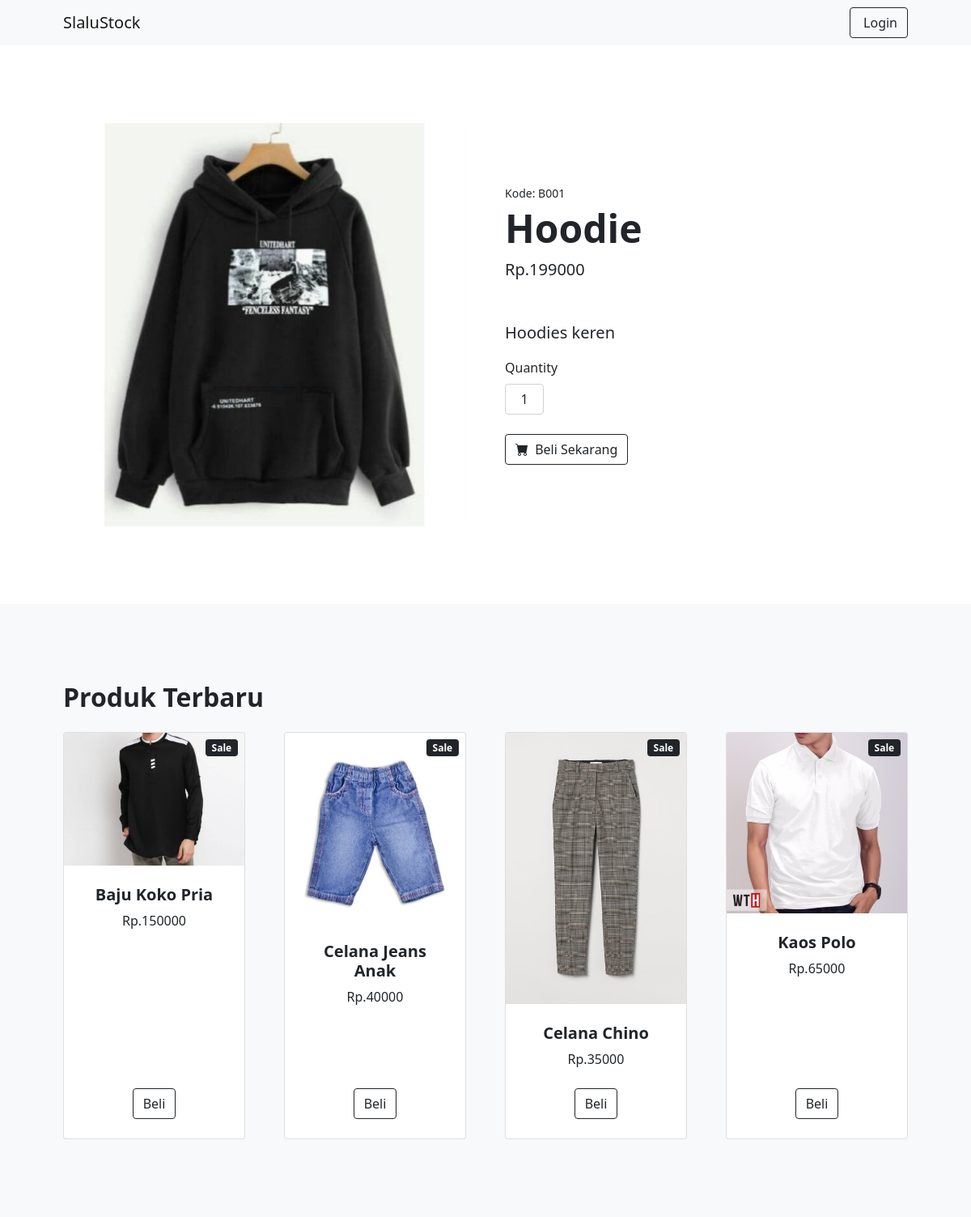
The page /produk.php?kode=B001 on the database its author committed.
### tables this page shows
CREATE TABLE `produk` (
  `kode_barang` varchar(6) NOT NULL,
  `nama_barang` varchar(50) NOT NULL,
  `harga` bigint(16) NOT NULL,
  `deskripsi_barang` text NOT NULL,
  `stok` bigint(16) NOT NULL,
  `gambar` varchar(255) NOT NULL
);

### produk.php (the view, shortened to what this page needs)
<!DOCTYPE html>
<html lang="en">
<head>
    <link href="https://cdn.jsdelivr.net/npm/bootstrap-icons@1.5.0/font/bootstrap-icons.css" rel="stylesheet" />
    <link href="css/styles.css" rel="stylesheet" />
</head>
<body>
    <nav class="navbar navbar-expand-lg navbar-light bg-light">
        <div class="container px-4 px-lg-5">
            <a class="navbar-brand" href="#!">SlaluStock</a>
            <div class="collapse navbar-collapse" id="navbarSupportedContent">
                <form class="d-flex">
                    <?php
                    if (isset($_SESSION['username']) != "") {
                        echo "<a class='btn btn-outline-dark' href='logout.php'>
                        <i class='bi-user me-1'></i>
                        Logout
                    </a> &nbsp; &nbsp; <a class='btn btn-outline-dark' href='profile.php'>
                    <i class='bi-user me-1'></i>
                    Profile
                </a>";
                    } else {
                        echo "<a class='btn btn-outline-dark' href='login_user.php'>
                        <i class='bi-user me-1'></i>
                        Login
                    </a>";
                    }
                    ?>
                </form>
            </div>
        </div>
    </nav>
    <section class="py-5">
        <div class="container px-4 px-lg-5 my-5">
            <?php
            $kode = $_GET['kode'];
            include 'koneksi.php';
            $data = mysqli_query($koneksi, "select * from produk where kode_barang = '$kode'");
            while ($d = mysqli_fetch_array($data)) {
            ?>
                <div class="row gx-4 gx-lg-5 align-items-center">
                    <div class="col-md-6"><img class="card-img-top mb-5 mb-md-0" src="admin/aksi/gambar/<?php echo $d['gambar']; ?>" alt="..." /></div>
                    <div class="col-md-6">
                        <div class="small mb-1">Kode: <?php echo $d['kode_barang']; ?></div>
                        <h1 class="display-5 fw-bolder"><?php echo $d['nama_barang']; ?></h1>
                        <div class="fs-5 mb-5">
                            <span>Rp.<?php echo $d['harga']; ?></span>
                        </div>
                        <p class="lead"><?php echo $d['deskripsi_barang']; ?></p>
                        <div class="d-flex">
                            <form method="get" action="payment.php">
                            <label for="" class="form-label">Quantity</label>
                            <input class="form-control text-center me-3" id="inputQuantity" type="num" name="qty" value="1" style="max-width: 3rem" />
                            <br>
                            <?php
                                if(isset($_SESSION['username']) != ""){
                                    echo "<input type='submit' value='Beli Sekarang' class='btn btn-outline-dark flex-shrink-0'>
                                    ";
                                } else {
                                    echo "<a class='btn btn-outline-dark flex-shrink-0' type='button' href='login_user.php'>
                                    <i class='bi-cart-fill me-1'></i>
                                    Beli Sekarang
                                </a>";
                                }
                            ?>
                            </form>
                        </div>
                    </div>
                </div>
            <?php
            }
            ?>
        </div>
    </section>
    <section class="py-5 bg-light">
        <div class="container px-4 px-lg-5 mt-5">
            <h2 class="fw-bolder mb-4">Produk Terbaru</h2>
            <div class="row gx-4 gx-lg-5 row-cols-2 row-cols-md-3 row-cols-xl-4 justify-content-center">
            <?php
                $data = mysqli_query($koneksi, "SELECT * FROM produk ORDER BY kode_barang DESC LIMIT 4");
                while ($d = mysqli_fetch_array($data)) {
                ?>
                    <div class="col mb-5">
                        <div class="card h-100">
                            <div class="badge bg-dark text-white position-absolute" style="top: 0.5rem; right: 0.5rem">Sale</div>
                            <img class="card-img-top" src="admin/aksi/gambar/<?php echo $d['gambar']; ?>" alt="..." />
                            <div class="card-body p-4">
                                <div class="text-center">
                                    <h5 class="fw-bolder"><?php echo $d['nama_barang']; ?></h5>
                                    Rp.<?php echo $d['harga']; ?>
                                </div>
                            </div>
                            <div class="card-footer p-4 pt-0 border-top-0 bg-transparent">
                                <div class="text-center"><a class="btn btn-outline-dark mt-auto" href="produk.php?kode=<?php echo $d['kode_barang']; ?>">Beli</a></div>
                            </div>
                        </div>
                    </div>
                <?php
                }
                ?>
            </div>
        </div>
    </section>
</body>
</html>

### rows shown on the page
produk: gambar (picture), kode_barang "B001", nama_barang "Hoodie", harga "199000", deskripsi_barang "Hoodies keren"
produk: gambar (picture), nama_barang "Baju Koko Pria", harga "150000"
produk: gambar (picture), nama_barang "Celana Jeans Anak", harga "40000"
produk: gambar (picture), nama_barang "Celana Chino", harga "35000"
produk: gambar (picture), nama_barang "Kaos Polo", harga "65000"
